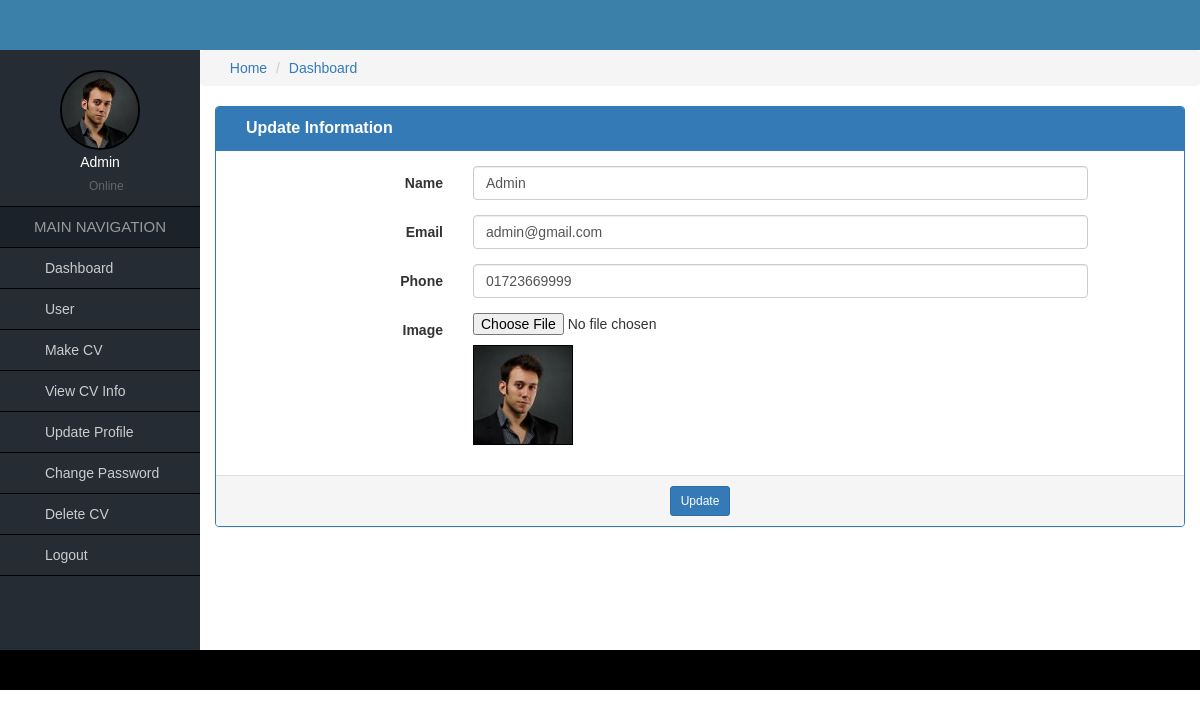
Screenshot of /profile.php (signed in) with the database file from the repository.
### tables this page shows
CREATE TABLE `user` (
  `id` int(11) NOT NULL,
  `role_id` int(11) NOT NULL DEFAULT 2,
  `name` varchar(255) NOT NULL,
  `email` varchar(255) NOT NULL,
  `phone` varchar(255) NOT NULL,
  `image` varchar(255) NOT NULL,
  `password` varchar(255) NOT NULL
);

### profile.php (the view, shortened to what this page needs)
<?php
require_once('functions/function.php');
$id = $_SESSION['id'];
$user = "SELECT * FROM user WHERE id = '$id'";
$query = mysqli_query($connect, $user);
$data = mysqli_fetch_assoc($query);
?>
<div class="col-md-12">
  <form class="form-horizontal" action="" method="POST" enctype="multipart/form-data">
    <div class="panel panel-primary">
      <div class="panel-heading">
        <div class="col-md-9 heading_title">
          Update Information
        </div>
        <div class="col-md-3 text-right">
        </div>
        <div class="clearfix"></div>
      </div>
      <div class="panel-body">
        <div class="form-group">
          <label for="" class="col-sm-3 control-label">Name</label>
          <div class="col-sm-8">
            <input type="text" class="form-control" name="name" value="<?php if(empty($_SESSION)){echo $_SESSION['name'];
            }else{
              echo $data['name'];
            }
            ?>">
          </div>
        </div>
        <div class="form-group">
          <label for="" class="col-sm-3 control-label">Email</label>
          <div class="col-sm-8">
            <input type="email" class="form-control" name="email" value="<?php if(empty($_SESSION)){echo $_SESSION['email'];
            }else{
              echo $data['email'];
            }
            ?>">
          </div>
        </div>
        <div class="form-group">
          <label for="" class="col-sm-3 control-label">Phone</label>
          <div class="col-sm-8">
            <input type="number" class="form-control" name="phone" value="<?php if(empty($_SESSION)){echo $_SESSION['phone'];
            }else{
              echo $data['phone'];
            }
            ?>">
          </div>
        </div>
        <div class="form-group">
          <label for="" class="col-sm-3 control-label">Image</label>
          <div class="col-sm-8">
            <input type="file" name="image" id="image">
            <div style="padding-top: 10px;">
              <?php if($_SESSION['image'] == true){ ?>
                <img id="showImage" src="upload/user/<?php if(empty($_SESSION)){echo $_SESSION['image'];
            }else{
              echo $data['image'];
            }
            ?>" style="height: 100px; width: 100px; border: 1px solid black">
              <?php }else{ ?>
                <img id="showImage" src="images/avatar.png" style="height: 100px; width: 100px; border: 1px solid black">
              <?php } ?>
            </div>
          </div>
        </div>
      </div>
      <div class="panel-footer text-center">
        <button class="btn btn-sm btn-primary">Update</button>
      </div>
    </div>
  </form>
</div>

### css/style.css (style rules this page uses)
* { margin:0px; padding:0px; outline:0px; }
img { border:0px; }
body { font-family:Verdana, Geneva, sans-serif; }
.heading_title { font-size:16px; font-weight:bold; }

### rows the page displays
user: name "Admin", email "admin@gmail.com", phone "01723669999", image (picture)

### other values shown
$_SESSION['name'] "Admin"
